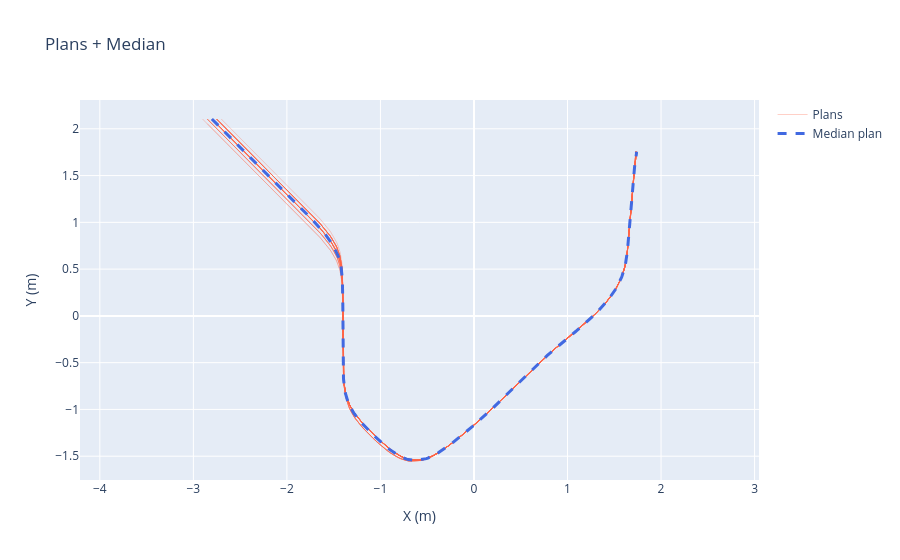

The code cell stored with this chart in its notebook:
### Markdown cell above
**Planos 2 câmeras — todos os planos reamostrados** com mediana calculada ponto a ponto.

### Code cell
fig = go.Figure()

for i, (px, py) in enumerate(p for p in plans_resampled_2cam if p is not None):
    fig.add_trace(go.Scatter(
        x=px, y=py,
        mode='lines', name=f'Plans',
        line=dict(color='tomato', width=1),
        opacity=0.3,
        showlegend=(i == 0)
    ))

fig.add_trace(go.Scatter(
    x=median_plan_x_2cam, y=median_plan_y_2cam,
    mode='lines', name='Median plan',
    line=dict(color='royalblue', dash='dash', width=3)
))

fig.update_layout(
    title='Plans + Median',
    xaxis_title='X (m)', yaxis_title='Y (m)',
    yaxis_scaleanchor='x', hovermode='closest'
)
fig.show()

### Figure 1 — Plotly figure (JSON) as saved in the notebook; plotly's stock layout.template omitted (floating-point values rounded to 4 significant figures; data arrays with more than 128 entries replaced by an {"elided": "..."} marker saying what was removed)
{"data": [{"line": {"color": "tomato", "width": 1}, "mode": "lines", "name": "Plans", "opacity": 0.3, "showlegend": true, "type": "scatter", "x": {"elided": "500 float values"}, "y": {"elided": "500 float values"}}, {"line": {"color": "tomato", "width": 1}, "mode": "lines", "name": "Plans", "opacity": 0.3, "showlegend": false, "type": "scatter", "x": {"elided": "500 float values"}, "y": {"elided": "500 float values"}}, {"line": {"color": "tomato", "width": 1}, "mode": "lines", "name": "Plans", "opacity": 0.3, "showlegend": false, "type": "scatter", "x": {"elided": "500 float values"}, "y": {"elided": "500 float values"}}, {"line": {"color": "tomato", "width": 1}, "mode": "lines", "name": "Plans", "opacity": 0.3, "showlegend": false, "type": "scatter", "x": {"elided": "500 float values"}, "y": {"elided": "500 float values"}}, {"line": {"color": "tomato", "width": 1}, "mode": "lines", "name": "Plans", "opacity": 0.3, "showlegend": false, "type": "scatter", "x": {"elided": "500 float values"}, "y": {"elided": "500 float values"}}, {"line": {"color": "tomato", "width": 1}, "mode": "lines", "name": "Plans", "opacity": 0.3, "showlegend": false, "type": "scatter", "x": {"elided": "500 float values"}, "y": {"elided": "500 float values"}}, {"line": {"color": "tomato", "width": 1}, "mode": "lines", "name": "Plans", "opacity": 0.3, "showlegend": false, "type": "scatter", "x": {"elided": "500 float values"}, "y": {"elided": "500 float values"}}, {"line": {"color": "tomato", "width": 1}, "mode": "lines", "name": "Plans", "opacity": 0.3, "showlegend": false, "type": "scatter", "x": {"elided": "500 float values"}, "y": {"elided": "500 float values"}}, {"line": {"color": "tomato", "width": 1}, "mode": "lines", "name": "Plans", "opacity": 0.3, "showlegend": false, "type": "scatter", "x": {"elided": "500 float values"}, "y": {"elided": "500 float values"}}, {"line": {"color": "tomato", "width": 1}, "mode": "lines", "name": "Plans", "opacity": 0.3, "showlegend": false, "type": "scatter", "x": {"elided": "500 float values"}, "y": {"elided": "500 float values"}}, {"line": {"color": "tomato", "width": 1}, "mode": "lines", "name": "Plans", "opacity": 0.3, "showlegend": false, "type": "scatter", "x": {"elided": "500 float values"}, "y": {"elided": "500 float values"}}, {"line": {"color": "tomato", "width": 1}, "mode": "lines", "name": "Plans", "opacity": 0.3, "showlegend": false, "type": "scatter", "x": {"elided": "500 float values"}, "y": {"elided": "500 float values"}}, {"line": {"color": "tomato", "width": 1}, "mode": "lines", "name": "Plans", "opacity": 0.3, "showlegend": false, "type": "scatter", "x": {"elided": "500 float values"}, "y": {"elided": "500 float values"}}, {"line": {"color": "tomato", "width": 1}, "mode": "lines", "name": "Plans", "opacity": 0.3, "showlegend": false, "type": "scatter", "x": {"elided": "500 float values"}, "y": {"elided": "500 float values"}}, {"line": {"color": "tomato", "width": 1}, "mode": "lines", "name": "Plans", "opacity": 0.3, "showlegend": false, "type": "scatter", "x": {"elided": "500 float values"}, "y": {"elided": "500 float values"}}, {"line": {"color": "tomato", "width": 1}, "mode": "lines", "name": "Plans", "opacity": 0.3, "showlegend": false, "type": "scatter", "x": {"elided": "500 float values"}, "y": {"elided": "500 float values"}}, {"line": {"color": "tomato", "width": 1}, "mode": "lines", "name": "Plans", "opacity": 0.3, "showlegend": false, "type": "scatter", "x": {"elided": "500 float values"}, "y": {"elided": "500 float values"}}, {"line": {"color": "tomato", "width": 1}, "mode": "lines", "name": "Plans", "opacity": 0.3, "showlegend": false, "type": "scatter", "x": {"elided": "500 float values"}, "y": {"elided": "500 float values"}}, {"line": {"color": "tomato", "width": 1}, "mode": "lines", "name": "Plans", "opacity": 0.3, "showlegend": false, "type": "scatter", "x": {"elided": "500 float values"}, "y": {"elided": "500 float values"}}, {"line": {"color": "tomato", "width": 1}, "mode": "lines", "name": "Plans", "opacity": 0.3, "showlegend": false, "type": "scatter", "x": {"elided": "500 float values"}, "y": {"elided": "500 float values"}}, {"line": {"color": "tomato", "width": 1}, "mode": "lines", "name": "Plans", "opacity": 0.3, "showlegend": false, "type": "scatter", "x": {"elided": "500 float values"}, "y": {"elided": "500 float values"}}, {"line": {"color": "tomato", "width": 1}, "mode": "lines", "name": "Plans", "opacity": 0.3, "showlegend": false, "type": "scatter", "x": {"elided": "500 float values"}, "y": {"elided": "500 float values"}}, {"line": {"color": "tomato", "width": 1}, "mode": "lines", "name": "Plans", "opacity": 0.3, "showlegend": false, "type": "scatter", "x": {"elided": "500 float values"}, "y": {"elided": "500 float values"}}, {"line": {"color": "tomato", "width": 1}, "mode": "lines", "name": "Plans", "opacity": 0.3, "showlegend": false, "type": "scatter", "x": {"elided": "500 float values"}, "y": {"elided": "500 float values"}}, {"line": {"color": "tomato", "width": 1}, "mode": "lines", "name": "Plans", "opacity": 0.3, "showlegend": false, "type": "scatter", "x": {"elided": "500 float values"}, "y": {"elided": "500 float values"}}, {"line": {"color": "tomato", "width": 1}, "mode": "lines", "name": "Plans", "opacity": 0.3, "showlegend": false, "type": "scatter", "x": {"elided": "500 float values"}, "y": {"elided": "500 float values"}}, {"line": {"color": "tomato", "width": 1}, "mode": "lines", "name": "Plans", "opacity": 0.3, "showlegend": false, "type": "scatter", "x": {"elided": "500 float values"}, "y": {"elided": "500 float values"}}, {"line": {"color": "tomato", "width": 1}, "mode": "lines", "name": "Plans", "opacity": 0.3, "showlegend": false, "type": "scatter", "x": {"elided": "500 float values"}, "y": {"elided": "500 float values"}}, {"line": {"color": "tomato", "width": 1}, "mode": "lines", "name": "Plans", "opacity": 0.3, "showlegend": false, "type": "scatter", "x": {"elided": "500 float values"}, "y": {"elided": "500 float values"}}, {"line": {"color": "tomato", "width": 1}, "mode": "lines", "name": "Plans", "opacity": 0.3, "showlegend": false, "type": "scatter", "x": {"elided": "500 float values"}, "y": {"elided": "500 float values"}}, {"line": {"color": "royalblue", "dash": "dash", "width": 3}, "mode": "lines", "name": "Median plan", "type": "scatter", "x": {"elided": "500 float values"}, "y": {"elided": "500 float values"}}], "layout": {"hovermode": "closest", "title": {"text": "Plans + Median"}, "xaxis": {"title": {"text": "X (m)"}}, "yaxis": {"scaleanchor": "x", "title": {"text": "Y (m)"}}}}
